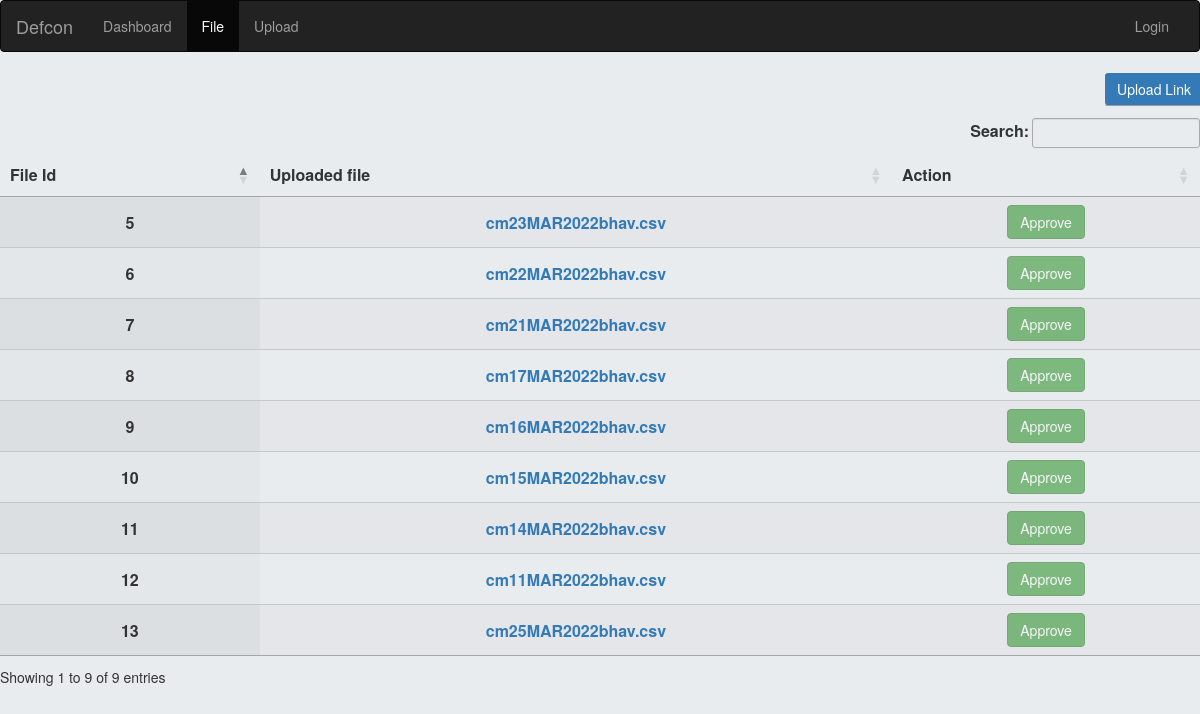
Screenshot of /upload with the database file from the repository.
### dashboard/models.py (models this page shows, shortened)
class NSEData(models.Model):
    title = models.CharField(max_length=200)
    file_data = models.FileField(upload_to='nse_zip_file')
    is_processed = models.BooleanField(default=False)
    def get_absolute_url(self):
        return self.file_data.url
    def get_file_name(self):
        try:
            return self.file_data.name.split("/")[-1]
        except Exception:
            return ""

### dashboard/views.py (the view)
# urls.py: path('upload',views.NSEUploadListView.as_view(), name = 'upload'),
class NSEUploadListView(ListView):
    model = NSEData
    template_name = 'dashboard/nse_data_list.html'
    paginate_by = 10
    def get_context_data(self, **kwargs):
        context = super(NSEUploadListView, self).get_context_data(**kwargs)
        user_data = NSEData.objects.all()
        paginator = Paginator(user_data, self.paginate_by)
        page = self.request.GET.get('page')
        try:
            user_data = paginator.page(page)
        except PageNotAnInteger:
            user_data = paginator.page(1)
        except EmptyPage:
            user_data = paginator.page(paginator.num_pages)
        context['upload_json'] = user_data
        return context

### dashboard/templates/dashboard/nse_data_list.html (shortened to what this page needs)
{% extends 'base.html' %}
{% load static %}
{% load crispy_forms_tags %}
{% block content %}
{% url 'upload_nse' as upload_file_url %}
<link rel="stylesheet" href="{% static 'css/style.css' %}">
<a href="{{ upload_file_url }}" style="margin-left:92%;margin-bottom:1%;margin-top:0%;border:1px outset" class="btn btn-primary" data-toggle="tooltip" title="Upload new file">Upload Link</a>
<table id="votes_list" class="display", style="width:100%">
     <thead>
         <tr>
            <th>File Id</th>
             <th>Uploaded file </th>
             <th>Action</th>
         </tr>
     </thead>
     <tbody>
         {% for data in upload_json %}
             <tr>
                <th>{{data.id }}</th>
                <th><a href="{{ data.get_absolute_url }}" >{{ data.get_file_name }}</a></th>
               <th class="myclass">
                    {% if data.is_processed %}
                    <button type="submit" id="disabledbtn"  class="btn btn-success active" data-toggle="tooltip" title="Already approved" disabled>
                      Approve
                    </button>
                    {% else %}
                    <button type="submit" id="disabledbtn" class="disable btn btn-success active" data-toggle="tooltip" title="Approve now">Approve</button>
                    {% endif %}
               </th>
             </tr>
         {% endfor %}
     </tbody>
</table>
{% endblock %}

### static_my_proj/css/style.css (style rules this page uses)
td, th { text-align:center; }

### rows the page displays
NSEData: id "5", get_file_name "cm23MAR2022bhav.csv", is_processed "Approve"
NSEData: id "6", get_file_name "cm22MAR2022bhav.csv", is_processed "Approve"
NSEData: id "7", get_file_name "cm21MAR2022bhav.csv", is_processed "Approve"
NSEData: id "8", get_file_name "cm17MAR2022bhav.csv", is_processed "Approve"
NSEData: id "9", get_file_name "cm16MAR2022bhav.csv", is_processed "Approve"
NSEData: id "10", get_file_name "cm15MAR2022bhav.csv", is_processed "Approve"
NSEData: id "11", get_file_name "cm14MAR2022bhav.csv", is_processed "Approve"
NSEData: id "12", get_file_name "cm11MAR2022bhav.csv", is_processed "Approve"
NSEData: id "13", get_file_name "cm25MAR2022bhav.csv", is_processed "Approve"

### other values shown
{{ brand_name }} "Defcon"
